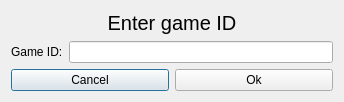
<?xml version="1.0" encoding="UTF-8"?>
<ui version="4.0">
 <class>JoinGameDialog</class>
 <widget class="QDialog" name="JoinGameDialog">
  <property name="geometry">
   <rect>
    <x>0</x>
    <y>0</y>
    <width>344</width>
    <height>102</height>
   </rect>
  </property>
  <property name="sizePolicy">
   <sizepolicy hsizetype="Fixed" vsizetype="Fixed">
    <horstretch>0</horstretch>
    <verstretch>0</verstretch>
   </sizepolicy>
  </property>
  <property name="windowTitle">
   <string>Dialog</string>
  </property>
  <layout class="QVBoxLayout" name="verticalLayout_2">
   <item>
    <widget class="QLabel" name="label_2">
     <property name="font">
      <font>
       <pointsize>15</pointsize>
      </font>
     </property>
     <property name="text">
      <string>Enter game ID</string>
     </property>
     <property name="alignment">
      <set>Qt::AlignCenter</set>
     </property>
    </widget>
   </item>
   <item>
    <layout class="QHBoxLayout" name="horizontalLayout_2">
     <item>
      <widget class="QLabel" name="label">
       <property name="text">
        <string>Game ID:</string>
       </property>
      </widget>
     </item>
     <item>
      <widget class="QLineEdit" name="gameID">
       <property name="maximumSize">
        <size>
         <width>16777215</width>
         <height>30</height>
        </size>
       </property>
      </widget>
     </item>
    </layout>
   </item>
   <item>
    <layout class="QHBoxLayout" name="horizontalLayout">
     <item>
      <widget class="QPushButton" name="cancelButton">
       <property name="text">
        <string>Cancel</string>
       </property>
      </widget>
     </item>
     <item>
      <widget class="QPushButton" name="okButton">
       <property name="text">
        <string>Ok</string>
       </property>
      </widget>
     </item>
    </layout>
   </item>
  </layout>
 </widget>
 <resources/>
 <connections/>
</ui>
